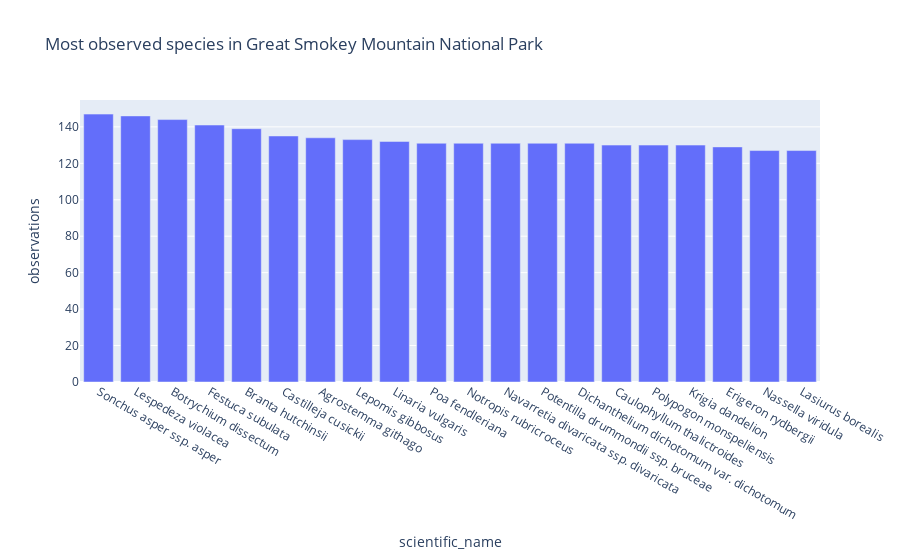
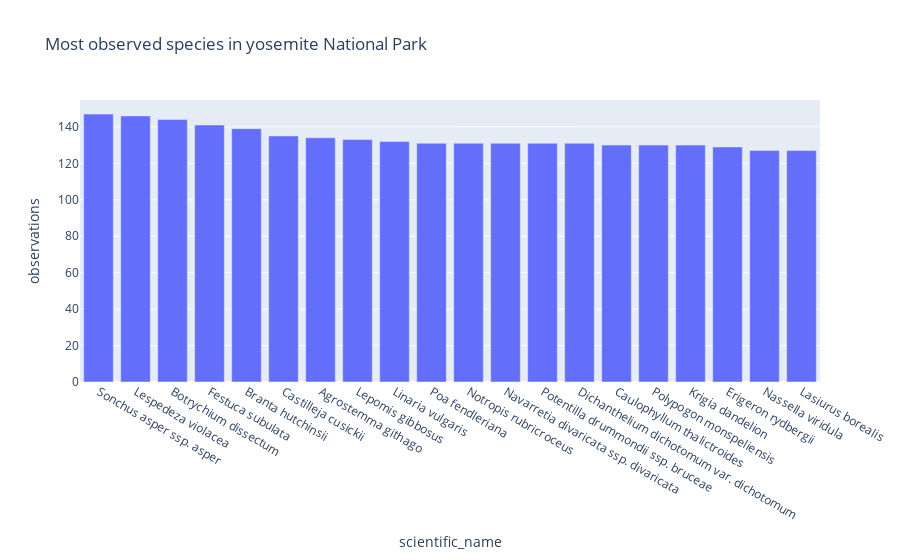
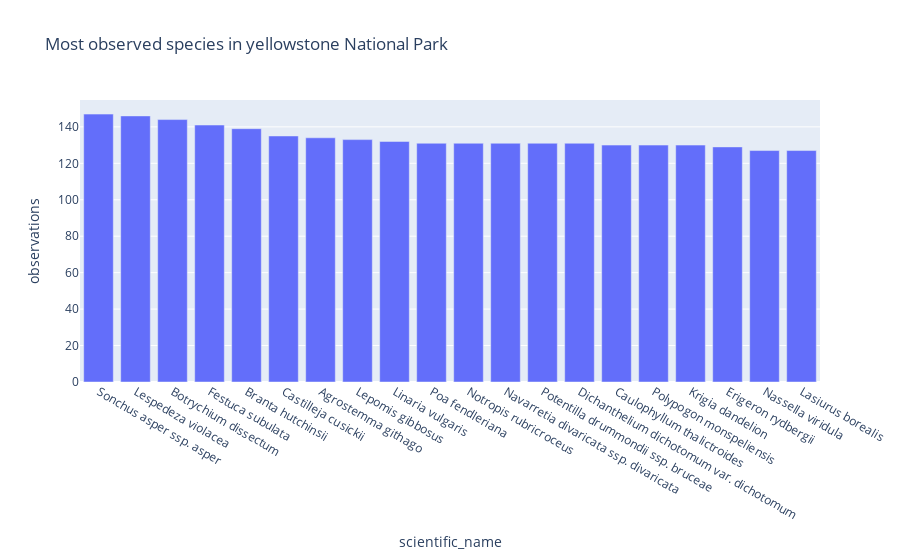
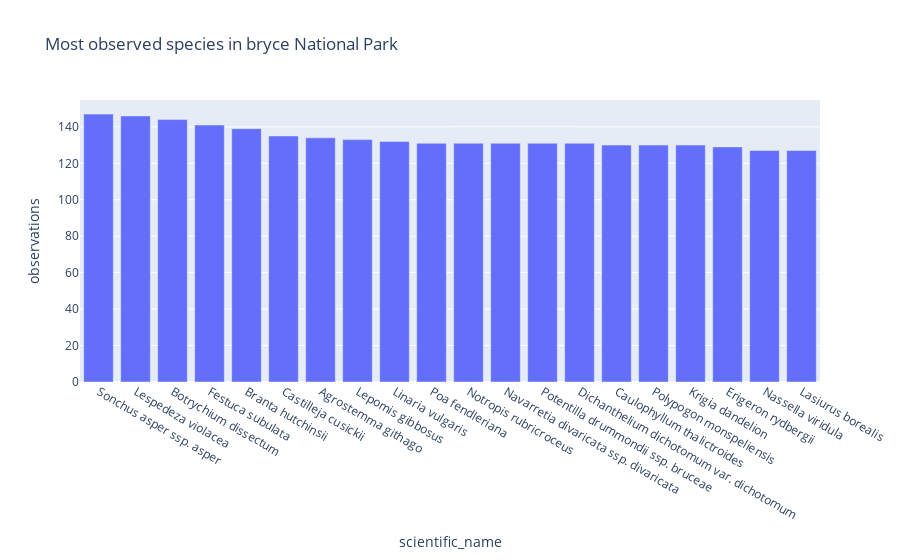

Source (notebook cell) for these figures, in order:
### Code cell
import plotly.express as px

smoky_mountains_endangered = smoky_mountains.sort_values(by ='observations' , ascending=False).head(20)
fig = px.bar(smoky_mountains_endangered, x = 'scientific_name' , y = 'observations',title="Most observed species in Great Smokey Mountain National Park")
fig.show()
# sns.catplot(data=smoky_mountains_endangered , kind = 'bar' , x = 'scientific_name' , y ='observations',errorbar=None)
# plt.xticks(rotation=90)
# #plt.yticks([5,10,15,20])
# plt.title('Most observed species in Great Smokey Mountain National Park' , pad=30)
# plt.show()
# plt.clf()

yosemite_endangered = yosemite.sort_values(by ='observations' , ascending=False).head(20)
fig = px.bar(smoky_mountains_endangered, x = 'scientific_name' , y = 'observations', title="Most observed species in yosemite National Park")
fig.show()
# sns.catplot(data=yosemite_endangered , kind = 'bar' , x = 'scientific_name' , y ='observations',errorbar=None)
# plt.xticks(rotation=90)
# #plt.yticks([5,10,15,20,25,30,35,40,45,50])
# plt.title('Most observed species in yosemite National Park' , pad=30)
# plt.show()
# plt.clf()

yellowstone_endangered = yellowstone.sort_values(by ='observations' , ascending=False).head(20)
fig = px.bar(smoky_mountains_endangered, x = 'scientific_name' , y = 'observations', title = 'Most observed species in yellowstone National Park')
fig.show()
# sns.catplot(data=yellowstone_endangered , kind = 'bar' , x = 'scientific_name' , y ='observations',errorbar=None)
# plt.xticks(rotation=90)
# #plt.yticks([5,10,20,30,40, 50,60,70 , 80])
# plt.title('Most observed species in yellowstone Mountain National Park' , pad=30)
# plt.show()
# plt.clf()

bryce_endangered = bryce.sort_values(by ='observations' , ascending=False).head(20)
fig = px.bar(smoky_mountains_endangered, x = 'scientific_name' , y = 'observations', title = 'Most observed species in bryce National Park')
fig.show()
# sns.catplot(data=bryce_endangered , kind = 'bar' , x = 'scientific_name' , y ='observations',errorbar=None)
# plt.xticks(rotation=90)
# #plt.yticks([5,10,15,20,25,30,35,40])
# plt.title('Most observed species in bryce National Park' , pad=30)
# plt.show()
# plt.clf()

### Figure 1 — Plotly figure (JSON) as saved in the notebook; plotly's stock layout.template omitted (floating-point values rounded to 4 significant figures)
{"data": [{"alignmentgroup": "True", "hovertemplate": "scientific_name=%{x}<br>observations=%{y}<extra></extra>", "legendgroup": "", "marker": {"color": "#636efa", "pattern": {"shape": ""}}, "name": "", "offsetgroup": "", "orientation": "v", "showlegend": false, "textposition": "auto", "type": "bar", "x": ["Sonchus asper ssp. asper", "Lespedeza violacea", "Botrychium dissectum", "Festuca subulata", "Branta hutchinsii", "Castilleja cusickii", "Agrostemma githago", "Lepomis gibbosus", "Linaria vulgaris", "Poa fendleriana", "Notropis rubricroceus", "Navarretia divaricata ssp. divaricata", "Potentilla drummondii ssp. bruceae", "Dichanthelium dichotomum var. dichotomum", "Caulophyllum thalictroides", "Polypogon monspeliensis", "Krigia dandelion", "Erigeron rydbergii", "Nassella viridula", "Lasiurus borealis"], "xaxis": "x", "y": [147, 146, 144, 141, 139, 135, 134, 133, 132, 131, 131, 131, 131, 131, 130, 130, 130, 129, 127, 127], "yaxis": "y"}], "layout": {"barmode": "relative", "legend": {"tracegroupgap": 0}, "title": {"text": "Most observed species in Great Smokey Mountain National Park"}, "xaxis": {"anchor": "y", "domain": [0, 1], "title": {"text": "scientific_name"}}, "yaxis": {"anchor": "x", "domain": [0, 1], "title": {"text": "observations"}}}}

### Figure 2 — Plotly figure (JSON) as saved in the notebook; plotly's stock layout.template omitted (floating-point values rounded to 4 significant figures)
{"data": [{"alignmentgroup": "True", "hovertemplate": "scientific_name=%{x}<br>observations=%{y}<extra></extra>", "legendgroup": "", "marker": {"color": "#636efa", "pattern": {"shape": ""}}, "name": "", "offsetgroup": "", "orientation": "v", "showlegend": false, "textposition": "auto", "type": "bar", "x": ["Sonchus asper ssp. asper", "Lespedeza violacea", "Botrychium dissectum", "Festuca subulata", "Branta hutchinsii", "Castilleja cusickii", "Agrostemma githago", "Lepomis gibbosus", "Linaria vulgaris", "Poa fendleriana", "Notropis rubricroceus", "Navarretia divaricata ssp. divaricata", "Potentilla drummondii ssp. bruceae", "Dichanthelium dichotomum var. dichotomum", "Caulophyllum thalictroides", "Polypogon monspeliensis", "Krigia dandelion", "Erigeron rydbergii", "Nassella viridula", "Lasiurus borealis"], "xaxis": "x", "y": [147, 146, 144, 141, 139, 135, 134, 133, 132, 131, 131, 131, 131, 131, 130, 130, 130, 129, 127, 127], "yaxis": "y"}], "layout": {"barmode": "relative", "legend": {"tracegroupgap": 0}, "title": {"text": "Most observed species in yosemite National Park"}, "xaxis": {"anchor": "y", "domain": [0, 1], "title": {"text": "scientific_name"}}, "yaxis": {"anchor": "x", "domain": [0, 1], "title": {"text": "observations"}}}}

### Figure 3 — Plotly figure (JSON) as saved in the notebook; plotly's stock layout.template omitted (floating-point values rounded to 4 significant figures)
{"data": [{"alignmentgroup": "True", "hovertemplate": "scientific_name=%{x}<br>observations=%{y}<extra></extra>", "legendgroup": "", "marker": {"color": "#636efa", "pattern": {"shape": ""}}, "name": "", "offsetgroup": "", "orientation": "v", "showlegend": false, "textposition": "auto", "type": "bar", "x": ["Sonchus asper ssp. asper", "Lespedeza violacea", "Botrychium dissectum", "Festuca subulata", "Branta hutchinsii", "Castilleja cusickii", "Agrostemma githago", "Lepomis gibbosus", "Linaria vulgaris", "Poa fendleriana", "Notropis rubricroceus", "Navarretia divaricata ssp. divaricata", "Potentilla drummondii ssp. bruceae", "Dichanthelium dichotomum var. dichotomum", "Caulophyllum thalictroides", "Polypogon monspeliensis", "Krigia dandelion", "Erigeron rydbergii", "Nassella viridula", "Lasiurus borealis"], "xaxis": "x", "y": [147, 146, 144, 141, 139, 135, 134, 133, 132, 131, 131, 131, 131, 131, 130, 130, 130, 129, 127, 127], "yaxis": "y"}], "layout": {"barmode": "relative", "legend": {"tracegroupgap": 0}, "title": {"text": "Most observed species in yellowstone National Park"}, "xaxis": {"anchor": "y", "domain": [0, 1], "title": {"text": "scientific_name"}}, "yaxis": {"anchor": "x", "domain": [0, 1], "title": {"text": "observations"}}}}

### Figure 4 — Plotly figure (JSON) as saved in the notebook; plotly's stock layout.template omitted (floating-point values rounded to 4 significant figures)
{"data": [{"alignmentgroup": "True", "hovertemplate": "scientific_name=%{x}<br>observations=%{y}<extra></extra>", "legendgroup": "", "marker": {"color": "#636efa", "pattern": {"shape": ""}}, "name": "", "offsetgroup": "", "orientation": "v", "showlegend": false, "textposition": "auto", "type": "bar", "x": ["Sonchus asper ssp. asper", "Lespedeza violacea", "Botrychium dissectum", "Festuca subulata", "Branta hutchinsii", "Castilleja cusickii", "Agrostemma githago", "Lepomis gibbosus", "Linaria vulgaris", "Poa fendleriana", "Notropis rubricroceus", "Navarretia divaricata ssp. divaricata", "Potentilla drummondii ssp. bruceae", "Dichanthelium dichotomum var. dichotomum", "Caulophyllum thalictroides", "Polypogon monspeliensis", "Krigia dandelion", "Erigeron rydbergii", "Nassella viridula", "Lasiurus borealis"], "xaxis": "x", "y": [147, 146, 144, 141, 139, 135, 134, 133, 132, 131, 131, 131, 131, 131, 130, 130, 130, 129, 127, 127], "yaxis": "y"}], "layout": {"barmode": "relative", "legend": {"tracegroupgap": 0}, "title": {"text": "Most observed species in bryce National Park"}, "xaxis": {"anchor": "y", "domain": [0, 1], "title": {"text": "scientific_name"}}, "yaxis": {"anchor": "x", "domain": [0, 1], "title": {"text": "observations"}}}}
